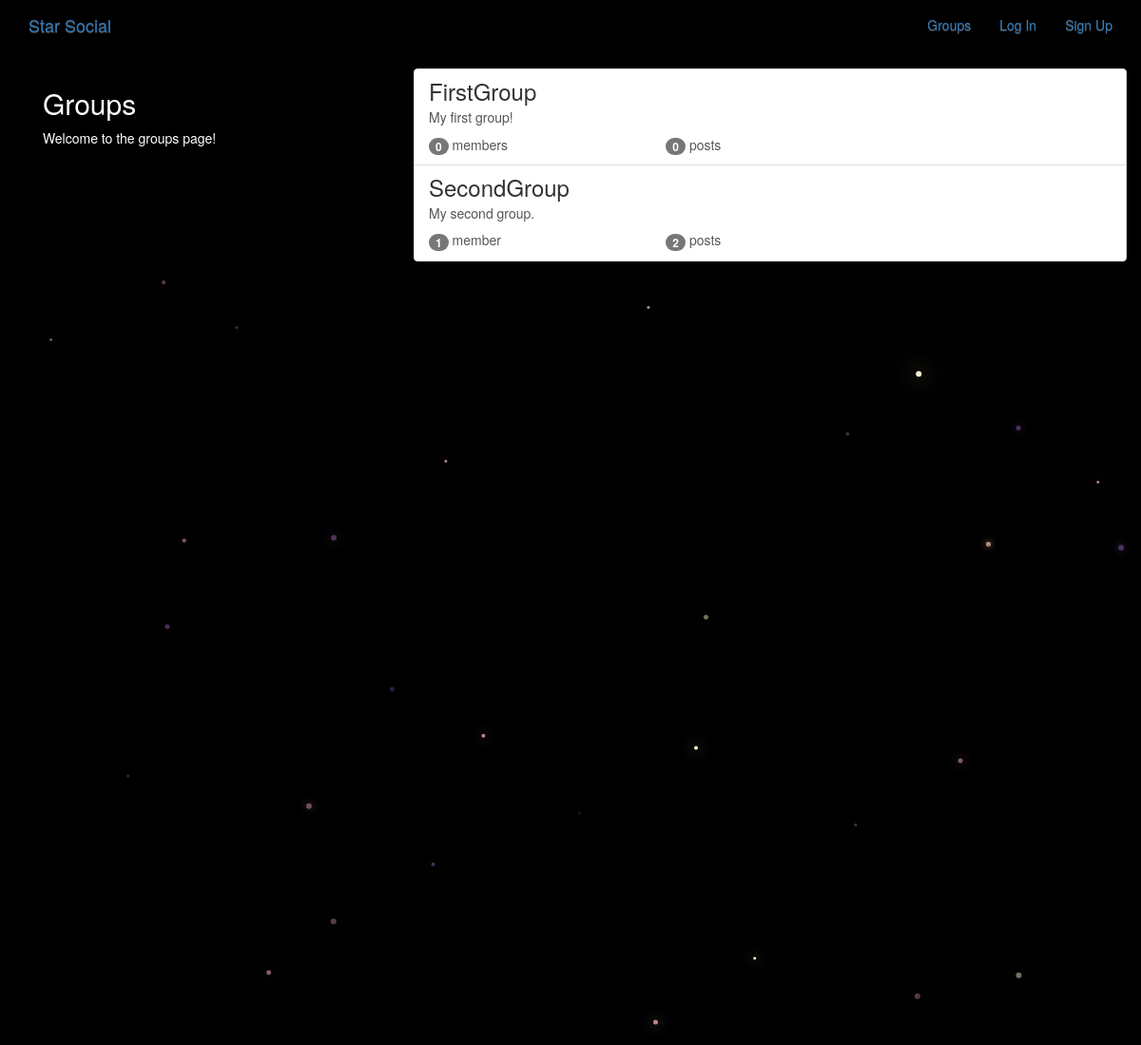
The app's page /groups/ with its own data.
### groups/models.py (models this page shows, shortened)
class Group(models.Model):
    name = models.CharField(max_length=255, unique=True)
    slug = models.SlugField(allow_unicode=True, unique=True)
    description = models.TextField(blank=True, default='')
    description_html = models.TextField(editable=False, default='', blank=True)
    members = models.ManyToManyField(User, through='GroupMember')
    class Meta:
        ordering = ['name']

### groups/views.py (the view)
# urls.py: path('', views.ListGroups.as_view(), name='all'),
class ListGroups(generic.ListView):
    model = Group

### groups/templates/groups/group_list.html (shortened to what this page needs)
{% extends "groups/group_base.html" %}
{% block pregroup %}
<div class="col-md-4">
    <div class="content">
        <h2>Groups</h2>
        <p>Welcome to the groups page!</p>
    </div>
</div>
{% endblock %}
{% block group_content %}
<div class="col-md-8">
    <div class="list-group">
        {% for group in object_list %}
            <a class='list-group-item' href="{% url 'groups:single' slug=group.slug %}">
                <h3 class='title list-group-item-heading'>{{ group.name }}</h3>
                <div class="list-group-item-text container-fuild">
                    {{ group.description_html|safe }}
                    <div class="row">
                        <div class="col-md-4">
                            <span class='badge'>{{ group.members.count }}</span>
                            member{{ group.members.count|pluralize }}
                        </div>
                        <div class="col-md-4">
                            <span class='badge'>{{ group.posts.count }}</span>
                            post{{ group.posts.count|pluralize }}
                        </div>
                    </div>
                </div>
            </a>
        {% endfor %}
    </div>
</div>
{% endblock %}

### static/simplesocial/css/master.css (style rules this page uses)
body { margin: 0; overflow: hidden; background-color: black; color:white; }

### records on screen
Group: name "FirstGroup", description_html "My first group!", members.count "0", posts.count "0"
Group: name "SecondGroup", description_html "My second group.", members.count "1", posts.count "2"
